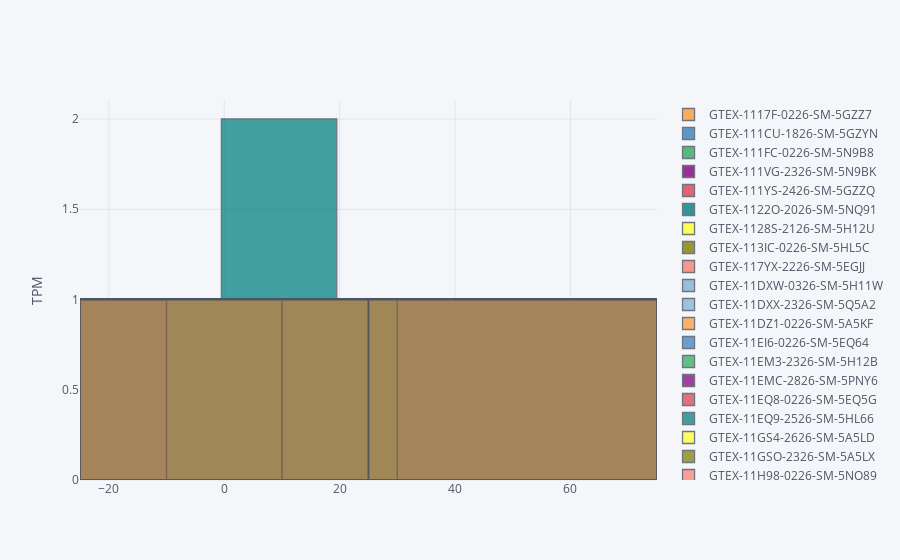

Here is the notebook cell this chart was saved with:
### Code cell
print(gt.head())
gt.iplot(kind='hist', yTitle='TPM')

### Figure 1 — Plotly figure (JSON) as saved in the notebook; plotly's stock layout.template omitted (floating-point values rounded to 4 significant figures)
{"data": [{"histfunc": "count", "histnorm": "", "marker": {"color": "rgba(255, 153, 51, 1.0)", "line": {"color": "#4D5663", "width": 1.3}}, "name": "GTEX-1117F-0226-SM-5GZZ7", "opacity": 0.8, "orientation": "v", "type": "histogram", "uid": "a375ecab-da04-4972-a395-e8a20ee2c2b9", "x": [0.05045, 24.98]}, {"histfunc": "count", "histnorm": "", "marker": {"color": "rgba(55, 128, 191, 1.0)", "line": {"color": "#4D5663", "width": 1.3}}, "name": "GTEX-111CU-1826-SM-5GZYN", "opacity": 0.8, "orientation": "v", "type": "histogram", "uid": "fad92687-3cbb-402e-a6f5-7412ea1b297a", "x": [0, 35.05]}, {"histfunc": "count", "histnorm": "", "marker": {"color": "rgba(50, 171, 96, 1.0)", "line": {"color": "#4D5663", "width": 1.3}}, "name": "GTEX-111FC-0226-SM-5N9B8", "opacity": 0.8, "orientation": "v", "type": "histogram", "uid": "3804b208-55bc-4e84-a560-12b62319ce18", "x": [0.02945, 40.62]}, {"histfunc": "count", "histnorm": "", "marker": {"color": "rgba(128, 0, 128, 1.0)", "line": {"color": "#4D5663", "width": 1.3}}, "name": "GTEX-111VG-2326-SM-5N9BK", "opacity": 0.8, "orientation": "v", "type": "histogram", "uid": "94c4b983-0f33-4f9c-b069-9210be3955dc", "x": [0.0326, 29.15]}, {"histfunc": "count", "histnorm": "", "marker": {"color": "rgba(219, 64, 82, 1.0)", "line": {"color": "#4D5663", "width": 1.3}}, "name": "GTEX-111YS-2426-SM-5GZZQ", "opacity": 0.8, "orientation": "v", "type": "histogram", "uid": "876bef20-dbf7-4d5a-8f69-a0a36704193b", "x": [0, 20.39]}, {"histfunc": "count", "histnorm": "", "marker": {"color": "rgba(0, 128, 128, 1.0)", "line": {"color": "#4D5663", "width": 1.3}}, "name": "GTEX-1122O-2026-SM-5NQ91", "opacity": 0.8, "orientation": "v", "type": "histogram", "uid": "511b28b1-d5e7-4907-bb70-2c9f2b7e7dc2", "x": [0, 19.8]}, {"histfunc": "count", "histnorm": "", "marker": {"color": "rgba(255, 255, 51, 1.0)", "line": {"color": "#4D5663", "width": 1.3}}, "name": "GTEX-1128S-2126-SM-5H12U", "opacity": 0.8, "orientation": "v", "type": "histogram", "uid": "e72c909e-f89a-41bd-bfa7-7df4a9d9fa89", "x": [0.0861, 25.29]}, {"histfunc": "count", "histnorm": "", "marker": {"color": "rgba(128, 128, 0, 1.0)", "line": {"color": "#4D5663", "width": 1.3}}, "name": "GTEX-113IC-0226-SM-5HL5C", "opacity": 0.8, "orientation": "v", "type": "histogram", "uid": "ff6c7b5f-5c8a-4544-aa94-f80469ebdbbc", "x": [0.131, 35.17]}, {"histfunc": "count", "histnorm": "", "marker": {"color": "rgba(251, 128, 114, 1.0)", "line": {"color": "#4D5663", "width": 1.3}}, "name": "GTEX-117YX-2226-SM-5EGJJ", "opacity": 0.8, "orientation": "v", "type": "histogram", "uid": "d16036cc-a33c-4bbd-980d-040d4c27c98b", "x": [0.06773, 18.94]}, {"histfunc": "count", "histnorm": "", "marker": {"color": "rgba(128, 177, 211, 1.0)", "line": {"color": "#4D5663", "width": 1.3}}, "name": "GTEX-11DXW-0326-SM-5H11W", "opacity": 0.8, "orientation": "v", "type": "histogram", "uid": "4240002f-118b-419c-9bd2-587e146aa67b", "x": [0, 32.63]}, {"histfunc": "count", "histnorm": "", "marker": {"color": "rgba(128, 177, 211, 0.9183673469387754)", "line": {"color": "#4D5663", "width": 1.3}}, "name": "GTEX-11DXX-2326-SM-5Q5A2", "opacity": 0.8, "orientation": "v", "type": "histogram", "uid": "41e48440-caa1-4e85-83eb-d7bb2cfea621", "x": [0.03199, 26.12]}, {"histfunc": "count", "histnorm": "", "marker": {"color": "rgba(255, 153, 51, 0.9183673469387754)", "line": {"color": "#4D5663", "width": 1.3}}, "name": "GTEX-11DZ1-0226-SM-5A5KF", "opacity": 0.8, "orientation": "v", "type": "histogram", "uid": "680f61a7-3fa8-43f2-bb58-b6a6e8fe7eee", "x": [0.06642, 49.64]}, {"histfunc": "count", "histnorm": "", "marker": {"color": "rgba(55, 128, 191, 0.9183673469387754)", "line": {"color": "#4D5663", "width": 1.3}}, "name": "GTEX-11EI6-0226-SM-5EQ64", "opacity": 0.8, "orientation": "v", "type": "histogram", "uid": "169c2c3b-ebe5-4e7b-9822-83ccaf948176", "x": [0, 32.93]}, {"histfunc": "count", "histnorm": "", "marker": {"color": "rgba(50, 171, 96, 0.9183673469387754)", "line": {"color": "#4D5663", "width": 1.3}}, "name": "GTEX-11EM3-2326-SM-5H12B", "opacity": 0.8, "orientation": "v", "type": "histogram", "uid": "43402e18-157d-4971-b464-7df1b4f0acd9", "x": [0.06246, 20.3]}, {"histfunc": "count", "histnorm": "", "marker": {"color": "rgba(128, 0, 128, 0.9183673469387754)", "line": {"color": "#4D5663", "width": 1.3}}, "name": "GTEX-11EMC-2826-SM-5PNY6", "opacity": 0.8, "orientation": "v", "type": "histogram", "uid": "6e57092f-84a0-4260-a33a-58c93cbcdb55", "x": [0.02645, 32.6]}, {"histfunc": "count", "histnorm": "", "marker": {"color": "rgba(219, 64, 82, 0.9183673469387754)", "line": {"color": "#4D5663", "width": 1.3}}, "name": "GTEX-11EQ8-0226-SM-5EQ5G", "opacity": 0.8, "orientation": "v", "type": "histogram", "uid": "758538f5-2fb6-4d93-9f73-6f22c01ad2bb", "x": [0.08686, 43.81]}, {"histfunc": "count", "histnorm": "", "marker": {"color": "rgba(0, 128, 128, 0.9183673469387754)", "line": {"color": "#4D5663", "width": 1.3}}, "name": "GTEX-11EQ9-2526-SM-5HL66", "opacity": 0.8, "orientation": "v", "type": "histogram", "uid": "ba0de82b-69e6-4b10-8805-bdd0eafb4691", "x": [0, 17]}, {"histfunc": "count", "histnorm": "", "marker": {"color": "rgba(255, 255, 51, 0.9183673469387754)", "line": {"color": "#4D5663", "width": 1.3}}, "name": "GTEX-11GS4-2626-SM-5A5LD", "opacity": 0.8, "orientation": "v", "type": "histogram", "uid": "aacd0b8a-75e4-4812-835d-0f5ce31adca0", "x": [0.07443, 27.56]}, {"histfunc": "count", "histnorm": "", "marker": {"color": "rgba(128, 128, 0, 0.9183673469387754)", "line": {"color": "#4D5663", "width": 1.3}}, "name": "GTEX-11GSO-2326-SM-5A5LX", "opacity": 0.8, "orientation": "v", "type": "histogram", "uid": "3798ce10-2d43-4cfc-92d7-96a97d0a75a4", "x": [0.08205, 22.77]}, {"histfunc": "count", "histnorm": "", "marker": {"color": "rgba(251, 128, 114, 0.9183673469387754)", "line": {"color": "#4D5663", "width": 1.3}}, "name": "GTEX-11H98-0226-SM-5NQ89", "opacity": 0.8, "orientation": "v", "type": "histogram", "uid": "10e24d25-13ec-4aa1-8335-8ef8239d9ac6", "x": [0, 36.67]}, {"histfunc": "count", "histnorm": "", "marker": {"color": "rgba(251, 128, 114, 0.8367346938775511)", "line": {"color": "#4D5663", "width": 1.3}}, "name": "GTEX-11I78-2626-SM-5Q5AI", "opacity": 0.8, "orientation": "v", "type": "histogram", "uid": "2496ee26-192a-4217-8e7f-d50b93cdd7c1", "x": [0, 30.1]}, {"histfunc": "count", "histnorm": "", "marker": {"color": "rgba(128, 177, 211, 0.8367346938775511)", "line": {"color": "#4D5663", "width": 1.3}}, "name": "GTEX-11LCK-1126-SM-5A5KC", "opacity": 0.8, "orientation": "v", "type": "histogram", "uid": "a6b12b93-2850-4e4a-82cc-2f9d44c349ba", "x": [0, 37.39]}, {"histfunc": "count", "histnorm": "", "marker": {"color": "rgba(255, 153, 51, 0.8367346938775511)", "line": {"color": "#4D5663", "width": 1.3}}, "name": "GTEX-11O72-0226-SM-59869", "opacity": 0.8, "orientation": "v", "type": "histogram", "uid": "326df021-3c49-42ff-9cb6-34092ae50c76", "x": [0.03653, 39.21]}, {"histfunc": "count", "histnorm": "", "marker": {"color": "rgba(55, 128, 191, 0.8367346938775511)", "line": {"color": "#4D5663", "width": 1.3}}, "name": "GTEX-11OF3-2426-SM-5Q5AS", "opacity": 0.8, "orientation": "v", "type": "histogram", "uid": "edf91f67-427a-4094-86b3-f91a501a3b41", "x": [0.1083, 35.51]}, {"histfunc": "count", "histnorm": "", "marker": {"color": "rgba(50, 171, 96, 0.8367346938775511)", "line": {"color": "#4D5663", "width": 1.3}}, "name": "GTEX-11ONC-2526-SM-5986W", "opacity": 0.8, "orientation": "v", "type": "histogram", "uid": "88c13a5f-8d9a-4747-810d-ffdd93ad0792", "x": [0.09918, 29.21]}, {"histfunc": "count", "histnorm": "", "marker": {"color": "rgba(128, 0, 128, 0.8367346938775511)", "line": {"color": "#4D5663", "width": 1.3}}, "name": "GTEX-11P7K-2026-SM-5GU74", "opacity": 0.8, "orientation": "v", "type": "histogram", "uid": "dd18ff58-c4b8-4a59-859e-0d0e9a5580c3", "x": [0.0879, 21.13]}, {"histfunc": "count", "histnorm": "", "marker": {"color": "rgba(219, 64, 82, 0.8367346938775511)", "line": {"color": "#4D5663", "width": 1.3}}, "name": "GTEX-11P81-2426-SM-5GU65", "opacity": 0.8, "orientation": "v", "type": "histogram", "uid": "3dae8cd3-126f-48b1-93a9-d896f4a21602", "x": [0, 29.03]}, {"histfunc": "count", "histnorm": "", "marker": {"color": "rgba(0, 128, 128, 0.8367346938775511)", "line": {"color": "#4D5663", "width": 1.3}}, "name": "GTEX-11P82-1726-SM-5Q5AT", "opacity": 0.8, "orientation": "v", "type": "histogram", "uid": "f926697b-d366-48a4-b0ee-56cb76417d5f", "x": [0, 27.05]}, {"histfunc": "count", "histnorm": "", "marker": {"color": "rgba(255, 255, 51, 0.8367346938775511)", "line": {"color": "#4D5663", "width": 1.3}}, "name": "GTEX-11PRG-0626-SM-5BC56", "opacity": 0.8, "orientation": "v", "type": "histogram", "uid": "385f3656-4894-48a5-93d2-9bafad0b3ab9", "x": [0.04738, 36.6]}, {"histfunc": "count", "histnorm": "", "marker": {"color": "rgba(128, 128, 0, 0.8367346938775511)", "line": {"color": "#4D5663", "width": 1.3}}, "name": "GTEX-11TT1-2426-SM-5EQMK", "opacity": 0.8, "orientation": "v", "type": "histogram", "uid": "1540390b-ffff-409c-928d-b298494843b9", "x": [0.04128, 14.49]}, {"histfunc": "count", "histnorm": "", "marker": {"color": "rgba(128, 128, 0, 0.7551020408163265)", "line": {"color": "#4D5663", "width": 1.3}}, "name": "GTEX-11TTK-0226-SM-5N9EC", "opacity": 0.8, "orientation": "v", "type": "histogram", "uid": "9c626def-65c2-4168-b89c-439bc3d1ab14", "x": [0.08281, 28.01]}, {"histfunc": "count", "histnorm": "", "marker": {"color": "rgba(251, 128, 114, 0.7551020408163265)", "line": {"color": "#4D5663", "width": 1.3}}, "name": "GTEX-11TUW-2626-SM-5EQKZ", "opacity": 0.8, "orientation": "v", "type": "histogram", "uid": "03e03403-eec1-439a-ab75-1e36003b7c60", "x": [0, 28.42]}, {"histfunc": "count", "histnorm": "", "marker": {"color": "rgba(128, 177, 211, 0.7551020408163265)", "line": {"color": "#4D5663", "width": 1.3}}, "name": "GTEX-11UD1-0226-SM-5EQKL", "opacity": 0.8, "orientation": "v", "type": "histogram", "uid": "818523ee-a022-44b5-afa9-c120b009c9d1", "x": [0, 36.02]}, {"histfunc": "count", "histnorm": "", "marker": {"color": "rgba(255, 153, 51, 0.7551020408163265)", "line": {"color": "#4D5663", "width": 1.3}}, "name": "GTEX-11UD2-0126-SM-5EQL2", "opacity": 0.8, "orientation": "v", "type": "histogram", "uid": "a9713616-6f2c-4f7e-972f-c06899a751bb", "x": [0, 30.37]}, {"histfunc": "count", "histnorm": "", "marker": {"color": "rgba(55, 128, 191, 0.7551020408163265)", "line": {"color": "#4D5663", "width": 1.3}}, "name": "GTEX-11WQC-2426-SM-5EQKQ", "opacity": 0.8, "orientation": "v", "type": "histogram", "uid": "00da78e3-508a-4137-9c74-569c9d87cd4c", "x": [0.03901, 29.76]}, {"histfunc": "count", "histnorm": "", "marker": {"color": "rgba(50, 171, 96, 0.7551020408163265)", "line": {"color": "#4D5663", "width": 1.3}}, "name": "GTEX-11XUK-2126-SM-5EQLR", "opacity": 0.8, "orientation": "v", "type": "histogram", "uid": "873713fe-b291-4f32-862a-b9c7bb9e968a", "x": [0, 32.71]}, {"histfunc": "count", "histnorm": "", "marker": {"color": "rgba(128, 0, 128, 0.7551020408163265)", "line": {"color": "#4D5663", "width": 1.3}}, "name": "GTEX-11ZTS-0226-SM-5EQKD", "opacity": 0.8, "orientation": "v", "type": "histogram", "uid": "cfa5243a-ad6e-40d5-9294-7c7537c1850b", "x": [0.03724, 28.62]}, {"histfunc": "count", "histnorm": "", "marker": {"color": "rgba(219, 64, 82, 0.7551020408163265)", "line": {"color": "#4D5663", "width": 1.3}}, "name": "GTEX-11ZTT-2526-SM-5EQM9", "opacity": 0.8, "orientation": "v", "type": "histogram", "uid": "135745ad-5fbe-40d5-a780-27fecfb6f8b4", "x": [0.03001, 22.16]}, {"histfunc": "count", "histnorm": "", "marker": {"color": "rgba(0, 128, 128, 0.7551020408163265)", "line": {"color": "#4D5663", "width": 1.3}}, "name": "GTEX-11ZU8-2426-SM-5EQMV", "opacity": 0.8, "orientation": "v", "type": "histogram", "uid": "96e4d0ad-ea23-4c9d-bf95-631625387439", "x": [0.0401, 25.78]}, {"histfunc": "count", "histnorm": "", "marker": {"color": "rgba(255, 255, 51, 0.7551020408163265)", "line": {"color": "#4D5663", "width": 1.3}}, "name": "GTEX-11ZUS-0726-SM-59886", "opacity": 0.8, "orientation": "v", "type": "histogram", "uid": "7090b141-97d7-4dd6-8c8d-3069e7181098", "x": [0.03687, 26.58]}, {"histfunc": "count", "histnorm": "", "marker": {"color": "rgba(255, 255, 51, 0.6734693877551021)", "line": {"color": "#4D5663", "width": 1.3}}, "name": "GTEX-11ZVC-2626-SM-5FQTA", "opacity": 0.8, "orientation": "v", "type": "histogram", "uid": "e481cdff-2b56-4ccf-bbf5-acb26d4e774b", "x": [0.1009, 26.43]}, {"histfunc": "count", "histnorm": "", "marker": {"color": "rgba(128, 128, 0, 0.6734693877551021)", "line": {"color": "#4D5663", "width": 1.3}}, "name": "GTEX-1211K-2226-SM-5FQU6", "opacity": 0.8, "orientation": "v", "type": "histogram", "uid": "7324d11a-c66a-4034-bf9e-0f250cc07409", "x": [0.1369, 31.96]}, {"histfunc": "count", "histnorm": "", "marker": {"color": "rgba(251, 128, 114, 0.6734693877551021)", "line": {"color": "#4D5663", "width": 1.3}}, "name": "GTEX-12126-0426-SM-5Q5AP", "opacity": 0.8, "orientation": "v", "type": "histogram", "uid": "41ee00ea-1a1e-4383-9618-3761e9eb9ac1", "x": [0.04272, 26.2]}, {"histfunc": "count", "histnorm": "", "marker": {"color": "rgba(128, 177, 211, 0.6734693877551021)", "line": {"color": "#4D5663", "width": 1.3}}, "name": "GTEX-1212Z-2426-SM-5EQ5D", "opacity": 0.8, "orientation": "v", "type": "histogram", "uid": "a839571c-b388-4ba2-a886-1d499f844503", "x": [0.06779, 40.93]}, {"histfunc": "count", "histnorm": "", "marker": {"color": "rgba(255, 153, 51, 0.6734693877551021)", "line": {"color": "#4D5663", "width": 1.3}}, "name": "GTEX-12584-0226-SM-5EQL5", "opacity": 0.8, "orientation": "v", "type": "histogram", "uid": "f08a6795-0c60-4274-a04e-d099b71027d5", "x": [0.03108, 35.03]}, {"histfunc": "count", "histnorm": "", "marker": {"color": "rgba(55, 128, 191, 0.6734693877551021)", "line": {"color": "#4D5663", "width": 1.3}}, "name": "GTEX-12696-2526-SM-5EQLN", "opacity": 0.8, "orientation": "v", "type": "histogram", "uid": "5199c783-3807-4ba3-8ee1-393b76188724", "x": [0.08314, 19.77]}, {"histfunc": "count", "histnorm": "", "marker": {"color": "rgba(50, 171, 96, 0.6734693877551021)", "line": {"color": "#4D5663", "width": 1.3}}, "name": "GTEX-1269C-2726-SM-5EGJ4", "opacity": 0.8, "orientation": "v", "type": "histogram", "uid": "edcb4804-e26e-4cf3-ae6a-163f4d2a29e4", "x": [0.06559, 28.25]}, {"histfunc": "count", "histnorm": "", "marker": {"color": "rgba(128, 0, 128, 0.6734693877551021)", "line": {"color": "#4D5663", "width": 1.3}}, "name": "GTEX-12C56-1626-SM-5FQUO", "opacity": 0.8, "orientation": "v", "type": "histogram", "uid": "583aa445-7c73-4301-9ada-87362baeabbb", "x": [0.02792, 34.9]}, {"histfunc": "count", "histnorm": "", "marker": {"color": "rgba(219, 64, 82, 0.6734693877551021)", "line": {"color": "#4D5663", "width": 1.3}}, "name": "GTEX-12KS4-0426-SM-5EQMC", "opacity": 0.8, "orientation": "v", "type": "histogram", "uid": "4fe67f59-bfce-4afd-a0cd-f9123037332b", "x": [0.03552, 22.95]}, {"histfunc": "count", "histnorm": "", "marker": {"color": "rgba(0, 128, 128, 0.6734693877551021)", "line": {"color": "#4D5663", "width": 1.3}}, "name": "GTEX-12WSA-0326-SM-5BC6I", "opacity": 0.8, "orientation": "v", "type": "histogram", "uid": "a7e11a8b-3438-4332-8f02-ef0eb313df8b", "x": [0.04585, 26.49]}, {"histfunc": "count", "histnorm": "", "marker": {"color": "rgba(0, 128, 128, 0.5918367346938775)", "line": {"color": "#4D5663", "width": 1.3}}, "name": "GTEX-12WSC-0226-SM-5EQ52", "opacity": 0.8, "orientation": "v", "type": "histogram", "uid": "a3b56eda-888a-43f6-8e10-667c0196649a", "x": [0.03925, 28.08]}, {"histfunc": "count", "histnorm": "", "marker": {"color": "rgba(255, 255, 51, 0.5918367346938775)", "line": {"color": "#4D5663", "width": 1.3}}, "name": "GTEX-12WSD-0226-SM-59HKO", "opacity": 0.8, "orientation": "v", "type": "histogram", "uid": "bf02880b-ea71-4ef6-a1ac-881e2eb8dba4", "x": [0.1092, 33]}, {"histfunc": "count", "histnorm": "", "marker": {"color": "rgba(128, 128, 0, 0.5918367346938775)", "line": {"color": "#4D5663", "width": 1.3}}, "name": "GTEX-12WSL-2426-SM-5GCN7", "opacity": 0.8, "orientation": "v", "type": "histogram", "uid": "0264a54a-3c31-4790-95dd-9518156ae28b", "x": [0.03629, 35.31]}, {"histfunc": "count", "histnorm": "", "marker": {"color": "rgba(251, 128, 114, 0.5918367346938775)", "line": {"color": "#4D5663", "width": 1.3}}, "name": "GTEX-12WSM-0226-SM-5LZV6", "opacity": 0.8, "orientation": "v", "type": "histogram", "uid": "7b84ff13-1178-45f5-bf73-a9274c005b15", "x": [0.03616, 42.74]}, {"histfunc": "count", "histnorm": "", "marker": {"color": "rgba(128, 177, 211, 0.5918367346938775)", "line": {"color": "#4D5663", "width": 1.3}}, "name": "GTEX-12ZZX-0226-SM-5DUXU", "opacity": 0.8, "orientation": "v", "type": "histogram", "uid": "f3c80b5b-bd1e-488c-9518-3384b9c91b9a", "x": [0.08207, 30.49]}, {"histfunc": "count", "histnorm": "", "marker": {"color": "rgba(255, 153, 51, 0.5918367346938775)", "line": {"color": "#4D5663", "width": 1.3}}, "name": "GTEX-12ZZY-0326-SM-5LZVQ", "opacity": 0.8, "orientation": "v", "type": "histogram", "uid": "de750b7f-44fb-43ae-9b4a-446c001c1b49", "x": [0, 28.72]}, {"histfunc": "count", "histnorm": "", "marker": {"color": "rgba(55, 128, 191, 0.5918367346938775)", "line": {"color": "#4D5663", "width": 1.3}}, "name": "GTEX-12ZZZ-0526-SM-5DUX6", "opacity": 0.8, "orientation": "v", "type": "histogram", "uid": "eb868fed-5c3f-44fe-9550-ed1b37b48d61", "x": [0, 31.26]}, {"histfunc": "count", "histnorm": "", "marker": {"color": "rgba(50, 171, 96, 0.5918367346938775)", "line": {"color": "#4D5663", "width": 1.3}}, "name": "GTEX-13111-1726-SM-5EGJZ", "opacity": 0.8, "orientation": "v", "type": "histogram", "uid": "7ab8d9ac-3098-47cb-b63e-250e49c96728", "x": [0, 27.18]}, {"histfunc": "count", "histnorm": "", "marker": {"color": "rgba(128, 0, 128, 0.5918367346938775)", "line": {"color": "#4D5663", "width": 1.3}}, "name": "GTEX-13112-2726-SM-5DUW5", "opacity": 0.8, "orientation": "v", "type": "histogram", "uid": "47055d1a-6ab7-4761-a81b-307217852843", "x": [0.07969, 25.46]}, {"histfunc": "count", "histnorm": "", "marker": {"color": "rgba(219, 64, 82, 0.5918367346938775)", "line": {"color": "#4D5663", "width": 1.3}}, "name": "GTEX-13113-1826-SM-5LZW4", "opacity": 0.8, "orientation": "v", "type": "histogram", "uid": "5a7dbb0d-746f-42ae-a34e-bb77ec9e8af8", "x": [0.08229, 18.37]}, {"histfunc": "count", "histnorm": "", "marker": {"color": "rgba(219, 64, 82, 0.5102040816326532)", "line": {"color": "#4D5663", "width": 1.3}}, "name": "GTEX-1313W-0226-SM-5LZV7", "opacity": 0.8, "orientation": "v", "type": "histogram", "uid": "06a5fca3-d5bb-4d6c-bf78-0eb7566b4602", "x": [0, 24.37]}, {"histfunc": "count", "histnorm": "", "marker": {"color": "rgba(0, 128, 128, 0.5102040816326532)", "line": {"color": "#4D5663", "width": 1.3}}, "name": "GTEX-1314G-1626-SM-5EQ67", "opacity": 0.8, "orientation": "v", "type": "histogram", "uid": "7fb393a2-76c9-4892-b289-8e0046c4919e", "x": [0, 23.27]}, {"histfunc": "count", "histnorm": "", "marker": {"color": "rgba(255, 255, 51, 0.5102040816326532)", "line": {"color": "#4D5663", "width": 1.3}}, "name": "GTEX-131XE-2426-SM-5EQ5V", "opacity": 0.8, "orientation": "v", "type": "histogram", "uid": "5aab5d94-6dc4-4e64-beb9-f353378da171", "x": [0, 52.56]}, {"histfunc": "count", "histnorm": "", "marker": {"color": "rgba(128, 128, 0, 0.5102040816326532)", "line": {"color": "#4D5663", "width": 1.3}}, "name": "GTEX-131XF-2226-SM-5EQKG", "opacity": 0.8, "orientation": "v", "type": "histogram", "uid": "521a68cc-d25a-49ed-8df5-4168d47d846f", "x": [0, 27.11]}, {"histfunc": "count", "histnorm": "", "marker": {"color": "rgba(251, 128, 114, 0.5102040816326532)", "line": {"color": "#4D5663", "width": 1.3}}, "name": "GTEX-131XW-0526-SM-5PNXZ", "opacity": 0.8, "orientation": "v", "type": "histogram", "uid": "ff87b5f6-62ac-4baf-a11e-503f5d3ec96a", "x": [0, 34.35]}, {"histfunc": "count", "histnorm": "", "marker": {"color": "rgba(128, 177, 211, 0.5102040816326532)", "line": {"color": "#4D5663", "width": 1.3}}, "name": "GTEX-131YS-0226-SM-5IJEH", "opacity": 0.8, "orientation": "v", "type": "histogram", "uid": "1e3f67bf-59bc-46b5-b5f0-c821f5299f5d", "x": [0.0284, 31.8]}, {"histfunc": "count", "histnorm": "", "marker": {"color": "rgba(255, 153, 51, 0.5102040816326532)", "line": {"color": "#4D5663", "width": 1.3}}, "name": "GTEX-132AR-0226-SM-5IJBE", "opacity": 0.8, "orientation": "v", "type": "histogram", "uid": "1e4f97c7-4671-4c88-870b-6a4e01489a7a", "x": [0, 30.77]}, {"histfunc": "count", "histnorm": "", "marker": {"color": "rgba(55, 128, 191, 0.5102040816326532)", "line": {"color": "#4D5663", "width": 1.3}}, "name": "GTEX-132QS-2526-SM-62LFJ", "opacity": 0.8, "orientation": "v", "type": "histogram", "uid": "c4ad00f6-e5ad-4a82-8c19-5ba898776d1b", "x": [0, 28.06]}, {"histfunc": "count", "histnorm": "", "marker": {"color": "rgba(50, 171, 96, 0.5102040816326532)", "line": {"color": "#4D5663", "width": 1.3}}, "name": "GTEX-133LE-1926-SM-5N9FV", "opacity": 0.8, "orientation": "v", "type": "histogram", "uid": "7ea463f5-425c-4e35-92a5-c7b4d5d87e7a", "x": [0.02647, 43.71]}, {"histfunc": "count", "histnorm": "", "marker": {"color": "rgba(128, 0, 128, 0.5102040816326532)", "line": {"color": "#4D5663", "width": 1.3}}, "name": "GTEX-1399R-2626-SM-5KLZ7", "opacity": 0.8, "orientation": "v", "type": "histogram", "uid": "7394945e-864a-45bc-81f7-ebd6c8d648c2", "x": [0.1117, 26.11]}, {"histfunc": "count", "histnorm": "", "marker": {"color": "rgba(128, 0, 128, 0.42857142857142866)", "line": {"color": "#4D5663", "width": 1.3}}, "name": "GTEX-1399T-2726-SM-5K7XK", "opacity": 0.8, "orientation": "v", "type": "histogram", "uid": "7a54bebc-73bd-4c2b-b56f-9c08f4142105", "x": [0.1231, 37.92]}, {"histfunc": "count", "histnorm": "", "marker": {"color": "rgba(219, 64, 82, 0.42857142857142866)", "line": {"color": "#4D5663", "width": 1.3}}, "name": "GTEX-1399U-2426-SM-5K7XB", "opacity": 0.8, "orientation": "v", "type": "histogram", "uid": "02fc55c4-93e8-480a-a013-994d7e385474", "x": [0, 27.58]}, {"histfunc": "count", "histnorm": "", "marker": {"color": "rgba(0, 128, 128, 0.42857142857142866)", "line": {"color": "#4D5663", "width": 1.3}}, "name": "GTEX-139D8-0326-SM-5IJCJ", "opacity": 0.8, "orientation": "v", "type": "histogram", "uid": "c5c4bb4c-a550-4127-88ff-37171111a50c", "x": [0.07404, 18.86]}, {"histfunc": "count", "histnorm": "", "marker": {"color": "rgba(255, 255, 51, 0.42857142857142866)", "line": {"color": "#4D5663", "width": 1.3}}, "name": "GTEX-139T4-0126-SM-5HL5G", "opacity": 0.8, "orientation": "v", "type": "histogram", "uid": "bc44022d-ff0f-4c93-9c2b-61acc007d3f2", "x": [0, 38.54]}, {"histfunc": "count", "histnorm": "", "marker": {"color": "rgba(128, 128, 0, 0.42857142857142866)", "line": {"color": "#4D5663", "width": 1.3}}, "name": "GTEX-139T6-2126-SM-5KM37", "opacity": 0.8, "orientation": "v", "type": "histogram", "uid": "485cd531-c596-4a7c-b9bf-db26fcea5ff6", "x": [0.08957, 23.14]}, {"histfunc": "count", "histnorm": "", "marker": {"color": "rgba(251, 128, 114, 0.42857142857142866)", "line": {"color": "#4D5663", "width": 1.3}}, "name": "GTEX-139T8-0226-SM-5L3EA", "opacity": 0.8, "orientation": "v", "type": "histogram", "uid": "3652f306-0d9d-42fa-9075-f537ba14feaa", "x": [0, 22.73]}, {"histfunc": "count", "histnorm": "", "marker": {"color": "rgba(128, 177, 211, 0.42857142857142866)", "line": {"color": "#4D5663", "width": 1.3}}, "name": "GTEX-139TT-0226-SM-5K7YH", "opacity": 0.8, "orientation": "v", "type": "histogram", "uid": "b577a495-b859-4e25-9eb7-2b3c37d2b7d9", "x": [0, 30.17]}, {"histfunc": "count", "histnorm": "", "marker": {"color": "rgba(255, 153, 51, 0.42857142857142866)", "line": {"color": "#4D5663", "width": 1.3}}, "name": "GTEX-139TU-0226-SM-5J1NM", "opacity": 0.8, "orientation": "v", "type": "histogram", "uid": "9710522a-0f6d-4bf8-a13d-43adc820b061", "x": [0, 46.89]}, {"histfunc": "count", "histnorm": "", "marker": {"color": "rgba(55, 128, 191, 0.42857142857142866)", "line": {"color": "#4D5663", "width": 1.3}}, "name": "GTEX-139YR-2426-SM-5J1OB", "opacity": 0.8, "orientation": "v", "type": "histogram", "uid": "38d7d190-1dea-42ad-b94c-4c0843c56106", "x": [0.08593, 26.95]}, {"histfunc": "count", "histnorm": "", "marker": {"color": "rgba(50, 171, 96, 0.42857142857142866)", "line": {"color": "#4D5663", "width": 1.3}}, "name": "GTEX-13CF2-2626-SM-5LZZA", "opacity": 0.8, "orientation": "v", "type": "histogram", "uid": "2e83e1a3-ca17-4357-ab4a-7dcdc5082aa5", "x": [0.1001, 39.83]}, {"histfunc": "count", "histnorm": "", "marker": {"color": "rgba(50, 171, 96, 0.3469387755102043)", "line": {"color": "#4D5663", "width": 1.3}}, "name": "GTEX-13CF3-2326-SM-5IFGL", "opacity": 0.8, "orientation": "v", "type": "histogram", "uid": "9bf9093d-8576-4c3a-a234-e9b857409724", "x": [0.07153, 24.02]}, {"histfunc": "count", "histnorm": "", "marker": {"color": "rgba(128, 0, 128, 0.3469387755102043)", "line": {"color": "#4D5663", "width": 1.3}}, "name": "GTEX-13D11-2326-SM-5IJCY", "opacity": 0.8, "orientation": "v", "type": "histogram", "uid": "3b6a8108-c876-4929-b751-c717cccc64a1", "x": [0.07486, 19.83]}, {"histfunc": "count", "histnorm": "", "marker": {"color": "rgba(219, 64, 82, 0.3469387755102043)", "line": {"color": "#4D5663", "width": 1.3}}, "name": "GTEX-13FH7-2226-SM-5IJD4", "opacity": 0.8, "orientation": "v", "type": "histogram", "uid": "dd973b91-35af-43af-a903-2103c7b5a263", "x": [0.04097, 25.81]}, {"histfunc": "count", "histnorm": "", "marker": {"color": "rgba(0, 128, 128, 0.3469387755102043)", "line": {"color": "#4D5663", "width": 1.3}}, "name": "GTEX-13FHO-0326-SM-5IJBH", "opacity": 0.8, "orientation": "v", "type": "histogram", "uid": "58c795fd-5679-4279-b079-1f081035b3f9", "x": [0.0346, 38.34]}, {"histfunc": "count", "histnorm": "", "marker": {"color": "rgba(255, 255, 51, 0.3469387755102043)", "line": {"color": "#4D5663", "width": 1.3}}, "name": "GTEX-13FHP-0226-SM-5K7WD", "opacity": 0.8, "orientation": "v", "type": "histogram", "uid": "14d83a23-4879-4a6e-badc-93559e2f58fd", "x": [0, 58.05]}, {"histfunc": "count", "histnorm": "", "marker": {"color": "rgba(128, 128, 0, 0.3469387755102043)", "line": {"color": "#4D5663", "width": 1.3}}, "name": "GTEX-13FTW-2526-SM-5IJC8", "opacity": 0.8, "orientation": "v", "type": "histogram", "uid": "4ed6d9bc-50ee-42fe-b8c0-906106657a11", "x": [0, 37.64]}, {"histfunc": "count", "histnorm": "", "marker": {"color": "rgba(251, 128, 114, 0.3469387755102043)", "line": {"color": "#4D5663", "width": 1.3}}, "name": "GTEX-13FTY-0626-SM-5L3F8", "opacity": 0.8, "orientation": "v", "type": "histogram", "uid": "41d55c34-fa2e-43d6-997d-fe8d6177ce9c", "x": [0, 34.93]}, {"histfunc": "count", "histnorm": "", "marker": {"color": "rgba(128, 177, 211, 0.3469387755102043)", "line": {"color": "#4D5663", "width": 1.3}}, "name": "GTEX-13G51-2626-SM-5LZYW", "opacity": 0.8, "orientation": "v", "type": "histogram", "uid": "d5021b63-c983-4eff-8554-e490a4c8ab06", "x": [0.04133, 34.11]}, {"histfunc": "count", "histnorm": "", "marker": {"color": "rgba(255, 153, 51, 0.3469387755102043)", "line": {"color": "#4D5663", "width": 1.3}}, "name": "GTEX-13IVO-0226-SM-5LZXU", "opacity": 0.8, "orientation": "v", "type": "histogram", "uid": "4fc62487-de40-4508-a02b-2d55e05195e5", "x": [0.06036, 30.19]}, {"histfunc": "count", "histnorm": "", "marker": {"color": "rgba(55, 128, 191, 0.3469387755102043)", "line": {"color": "#4D5663", "width": 1.3}}, "name": "GTEX-13JUV-2826-SM-5LZWU", "opacity": 0.8, "orientation": "v", "type": "histogram", "uid": "680fddfe-acd6-4355-9cfb-281c6f906491", "x": [0.0411, 38.78]}, {"histfunc": "count", "histnorm": "", "marker": {"color": "rgba(55, 128, 191, 0.2653061224489797)", "line": {"color": "#4D5663", "width": 1.3}}, "name": "GTEX-13JVG-0226-SM-5J1MW", "opacity": 0.8, "orientation": "v", "type": "histogram", "uid": "68f43324-1b92-4d26-b64e-ddb674918702", "x": [0.06147, 24.45]}, {"histfunc": "count", "histnorm": "", "marker": {"color": "rgba(50, 171, 96, 0.2653061224489797)", "line": {"color": "#4D5663", "width": 1.3}}, "name": "GTEX-13N11-2626-SM-5K7UQ", "opacity": 0.8, "orientation": "v", "type": "histogram", "uid": "a68a1c8b-33c3-4ddc-b863-1d6f4d91411f", "x": [0.032, 26.6]}, {"histfunc": "count", "histnorm": "", "marker": {"color": "rgba(128, 0, 128, 0.2653061224489797)", "line": {"color": "#4D5663", "width": 1.3}}, "name": "GTEX-13N1W-0226-SM-5K7W6", "opacity": 0.8, "orientation": "v", "type": "histogram", "uid": "d2bf58c5-8591-43ab-9815-459f5e73ec2a", "x": [0.02942, 22.83]}, {"histfunc": "count", "histnorm": "", "marker": {"color": "rgba(219, 64, 82, 0.2653061224489797)", "line": {"color": "#4D5663", "width": 1.3}}, "name": "GTEX-13N2G-2726-SM-5J1MG", "opacity": 0.8, "orientation": "v", "type": "histogram", "uid": "87f7e675-cd86-4e49-861c-6e159c3a643f", "x": [0, 27.28]}, {"histfunc": "count", "histnorm": "", "marker": {"color": "rgba(0, 128, 128, 0.2653061224489797)", "line": {"color": "#4D5663", "width": 1.3}}, "name": "GTEX-13NYS-0226-SM-5MR49", "opacity": 0.8, "orientation": "v", "type": "histogram", "uid": "4b930054-7711-4a48-83fa-46cbf86984c5", "x": [0, 21.28]}, {"histfunc": "count", "histnorm": "", "marker": {"color": "rgba(255, 255, 51, 0.2653061224489797)", "line": {"color": "#4D5663", "width": 1.3}}, "name": "GTEX-13NZ8-0926-SM-5MR3U", "opacity": 0.8, "orientation": "v", "type": "histogram", "uid": "ee89c9e3-c33a-4053-acf5-08e987aba352", "x": [0, 25.23]}, {"histfunc": "count", "histnorm": "", "marker": {"color": "rgba(128, 128, 0, 0.2653061224489797)", "line": {"color": "#4D5663", "width": 1.3}}, "name": "GTEX-13NZ9-0526-SM-5J1OX", "opacity": 0.8, "orientation": "v", "type": "histogram", "uid": "0a40b2e9-64b5-4a2e-be2d-64e005585c8b", "x": [0.03722, 40.54]}, {"histfunc": "count", "histnorm": "", "marker": {"color": "rgba(251, 128, 114, 0.2653061224489797)", "line": {"color": "#4D5663", "width": 1.3}}, "name": "GTEX-13NZA-0126-SM-5K7UH", "opacity": 0.8, "orientation": "v", "type": "histogram", "uid": "0b9d0044-02e2-40dd-87f6-00f97a03f353", "x": [0.06112, 26.52]}], "layout": {"barmode": "overlay", "legend": {"bgcolor": "#F5F6F9", "font": {"color": "#4D5663"}}, "paper_bgcolor": "#F5F6F9", "plot_bgcolor": "#F5F6F9", "title": {"font": {"color": "#4D5663"}}, "xaxis": {"gridcolor": "#E1E5ED", "showgrid": true, "tickfont": {"color": "#4D5663"}, "title": {"font": {"color": "#4D5663"}, "text": ""}, "zerolinecolor": "#E1E5ED"}, "yaxis": {"gridcolor": "#E1E5ED", "showgrid": true, "tickfont": {"color": "#4D5663"}, "title": {"font": {"color": "#4D5663"}, "text": "TPM"}, "zerolinecolor": "#E1E5ED"}}}
